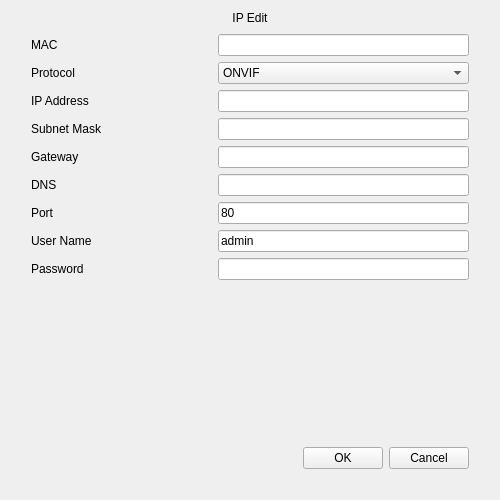
<?xml version="1.0" encoding="UTF-8"?>
<ui version="4.0">
 <class>SearchCameraEdit</class>
 <widget class="QWidget" name="SearchCameraEdit">
  <property name="geometry">
   <rect>
    <x>0</x>
    <y>0</y>
    <width>500</width>
    <height>500</height>
   </rect>
  </property>
  <property name="windowTitle">
   <string>Dialog</string>
  </property>
  <layout class="QVBoxLayout" name="verticalLayout">
   <property name="spacing">
    <number>0</number>
   </property>
   <item>
    <widget class="QLabel" name="label_title">
     <property name="text">
      <string>IP Edit</string>
     </property>
     <property name="alignment">
      <set>Qt::AlignCenter</set>
     </property>
    </widget>
   </item>
   <item>
    <widget class="QWidget" name="widget_background" native="true">
     <layout class="QVBoxLayout" name="verticalLayout_2">
      <property name="leftMargin">
       <number>20</number>
      </property>
      <property name="rightMargin">
       <number>20</number>
      </property>
      <property name="bottomMargin">
       <number>20</number>
      </property>
      <item>
       <layout class="QGridLayout" name="gridLayout">
        <property name="horizontalSpacing">
         <number>20</number>
        </property>
        <item row="3" column="1">
         <widget class="MyLineEdit" name="lineEdit_subnetMask">
          <property name="sizePolicy">
           <sizepolicy hsizetype="Expanding" vsizetype="Fixed">
            <horstretch>3</horstretch>
            <verstretch>0</verstretch>
           </sizepolicy>
          </property>
         </widget>
        </item>
        <item row="0" column="0">
         <widget class="QLabel" name="label_mac">
          <property name="sizePolicy">
           <sizepolicy hsizetype="Preferred" vsizetype="Preferred">
            <horstretch>2</horstretch>
            <verstretch>0</verstretch>
           </sizepolicy>
          </property>
          <property name="text">
           <string>MAC</string>
          </property>
         </widget>
        </item>
        <item row="4" column="0">
         <widget class="QLabel" name="label_gateway">
          <property name="sizePolicy">
           <sizepolicy hsizetype="Preferred" vsizetype="Preferred">
            <horstretch>2</horstretch>
            <verstretch>0</verstretch>
           </sizepolicy>
          </property>
          <property name="text">
           <string>Gateway</string>
          </property>
         </widget>
        </item>
        <item row="2" column="0">
         <widget class="QLabel" name="label_ip">
          <property name="sizePolicy">
           <sizepolicy hsizetype="Preferred" vsizetype="Preferred">
            <horstretch>2</horstretch>
            <verstretch>0</verstretch>
           </sizepolicy>
          </property>
          <property name="text">
           <string>IP Address</string>
          </property>
         </widget>
        </item>
        <item row="8" column="0">
         <widget class="QLabel" name="label_password">
          <property name="text">
           <string>Password</string>
          </property>
         </widget>
        </item>
        <item row="3" column="0">
         <widget class="QLabel" name="label_subnetMask">
          <property name="sizePolicy">
           <sizepolicy hsizetype="Preferred" vsizetype="Preferred">
            <horstretch>2</horstretch>
            <verstretch>0</verstretch>
           </sizepolicy>
          </property>
          <property name="text">
           <string>Subnet Mask</string>
          </property>
         </widget>
        </item>
        <item row="8" column="1">
         <widget class="MyLineEdit" name="lineEdit_password">
          <property name="maxLength">
           <number>32</number>
          </property>
          <property name="echoMode">
           <enum>QLineEdit::Password</enum>
          </property>
         </widget>
        </item>
        <item row="2" column="1">
         <widget class="MyLineEdit" name="lineEdit_ip">
          <property name="sizePolicy">
           <sizepolicy hsizetype="Expanding" vsizetype="Fixed">
            <horstretch>3</horstretch>
            <verstretch>0</verstretch>
           </sizepolicy>
          </property>
         </widget>
        </item>
        <item row="6" column="1">
         <widget class="MyLineEdit" name="lineEdit_port">
          <property name="text">
           <string>80</string>
          </property>
          <property name="maxLength">
           <number>5</number>
          </property>
         </widget>
        </item>
        <item row="7" column="0">
         <widget class="QLabel" name="label_userName">
          <property name="text">
           <string>User Name</string>
          </property>
         </widget>
        </item>
        <item row="1" column="0">
         <widget class="QLabel" name="label_protocol">
          <property name="text">
           <string>Protocol</string>
          </property>
         </widget>
        </item>
        <item row="1" column="1">
         <widget class="ComboBox" name="comboBox_protocol">
          <item>
           <property name="text">
            <string>ONVIF</string>
           </property>
          </item>
          <item>
           <property name="text">
            <string>MSSP</string>
           </property>
          </item>
         </widget>
        </item>
        <item row="5" column="1">
         <widget class="MyLineEdit" name="lineEdit_dns">
          <property name="sizePolicy">
           <sizepolicy hsizetype="Expanding" vsizetype="Fixed">
            <horstretch>3</horstretch>
            <verstretch>0</verstretch>
           </sizepolicy>
          </property>
         </widget>
        </item>
        <item row="5" column="0">
         <widget class="QLabel" name="label_dns">
          <property name="sizePolicy">
           <sizepolicy hsizetype="Preferred" vsizetype="Preferred">
            <horstretch>2</horstretch>
            <verstretch>0</verstretch>
           </sizepolicy>
          </property>
          <property name="text">
           <string>DNS</string>
          </property>
         </widget>
        </item>
        <item row="4" column="1">
         <widget class="MyLineEdit" name="lineEdit_gateway">
          <property name="sizePolicy">
           <sizepolicy hsizetype="Expanding" vsizetype="Fixed">
            <horstretch>3</horstretch>
            <verstretch>0</verstretch>
           </sizepolicy>
          </property>
         </widget>
        </item>
        <item row="7" column="1">
         <widget class="MyLineEdit" name="lineEdit_userName">
          <property name="text">
           <string>admin</string>
          </property>
          <property name="maxLength">
           <number>32</number>
          </property>
         </widget>
        </item>
        <item row="6" column="0">
         <widget class="QLabel" name="label_port">
          <property name="text">
           <string>Port</string>
          </property>
         </widget>
        </item>
        <item row="0" column="1">
         <widget class="MyLineEdit" name="lineEdit_mac">
          <property name="sizePolicy">
           <sizepolicy hsizetype="Expanding" vsizetype="Fixed">
            <horstretch>3</horstretch>
            <verstretch>0</verstretch>
           </sizepolicy>
          </property>
          <property name="readOnly">
           <bool>true</bool>
          </property>
         </widget>
        </item>
       </layout>
      </item>
      <item>
       <spacer name="verticalSpacer">
        <property name="orientation">
         <enum>Qt::Vertical</enum>
        </property>
        <property name="sizeHint" stdset="0">
         <size>
          <width>20</width>
          <height>91</height>
         </size>
        </property>
       </spacer>
      </item>
      <item>
       <layout class="QHBoxLayout" name="horizontalLayout_3">
        <item>
         <spacer name="horizontalSpacer_3">
          <property name="orientation">
           <enum>Qt::Horizontal</enum>
          </property>
          <property name="sizeHint" stdset="0">
           <size>
            <width>40</width>
            <height>20</height>
           </size>
          </property>
         </spacer>
        </item>
        <item>
         <widget class="QPushButton" name="pushButton_ok">
          <property name="text">
           <string>OK</string>
          </property>
         </widget>
        </item>
        <item>
         <widget class="QPushButton" name="pushButton_cancel">
          <property name="text">
           <string>Cancel</string>
          </property>
         </widget>
        </item>
       </layout>
      </item>
     </layout>
    </widget>
   </item>
  </layout>
 </widget>
 <customwidgets>
  <customwidget>
   <class>ComboBox</class>
   <extends>QComboBox</extends>
   <header>combobox.h</header>
  </customwidget>
  <customwidget>
   <class>MyLineEdit</class>
   <extends>QLineEdit</extends>
   <header>mylineedit.h</header>
  </customwidget>
 </customwidgets>
 <tabstops>
  <tabstop>lineEdit_mac</tabstop>
  <tabstop>comboBox_protocol</tabstop>
  <tabstop>lineEdit_ip</tabstop>
  <tabstop>lineEdit_subnetMask</tabstop>
  <tabstop>lineEdit_gateway</tabstop>
  <tabstop>lineEdit_dns</tabstop>
  <tabstop>lineEdit_port</tabstop>
  <tabstop>lineEdit_userName</tabstop>
  <tabstop>lineEdit_password</tabstop>
  <tabstop>pushButton_ok</tabstop>
  <tabstop>pushButton_cancel</tabstop>
 </tabstops>
 <resources/>
 <connections/>
</ui>
